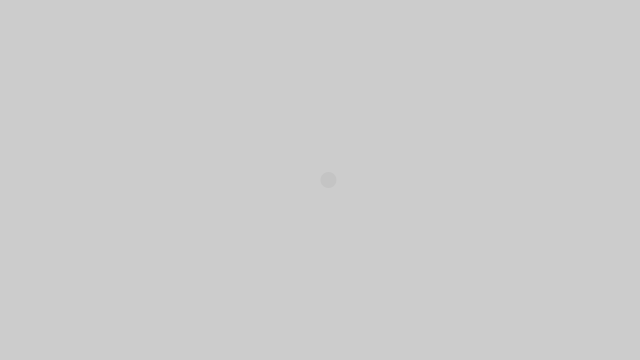
Frame 1 (no input)
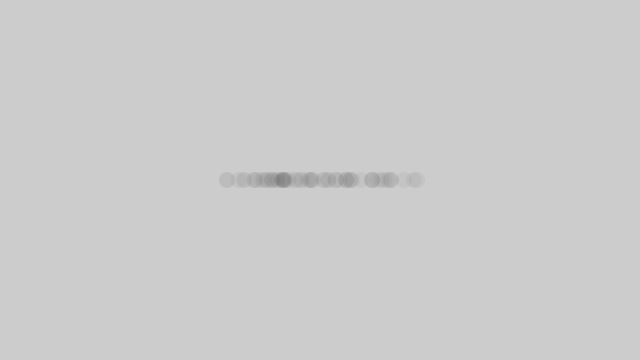
Frame 60 (the mouse pressed at the canvas centre just before this capture)
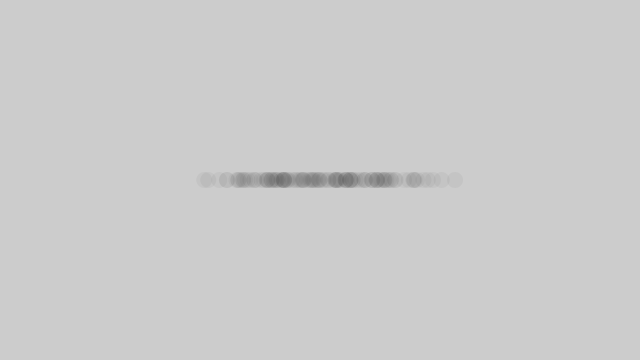
Frame 120 (the mouse held since frame 60 and released just before this capture)

The Processing sketch that drew these frames (run headless with seeded random() and noise(); from frame 60 on, the mouse is pressed at the canvas centre):

// Processing sketch: gaussian_distribution
// ── gaussian_distribution.pde
void setup() {
  size(640, 360);
}

void draw() {
  float num = randomGaussian();
  
  float std = 60;
  float mean = 320;
  
  float x = mean + num * std;
  
  noStroke();
  fill(0, 10);
  ellipse(x, 180, 16, 16);
}
